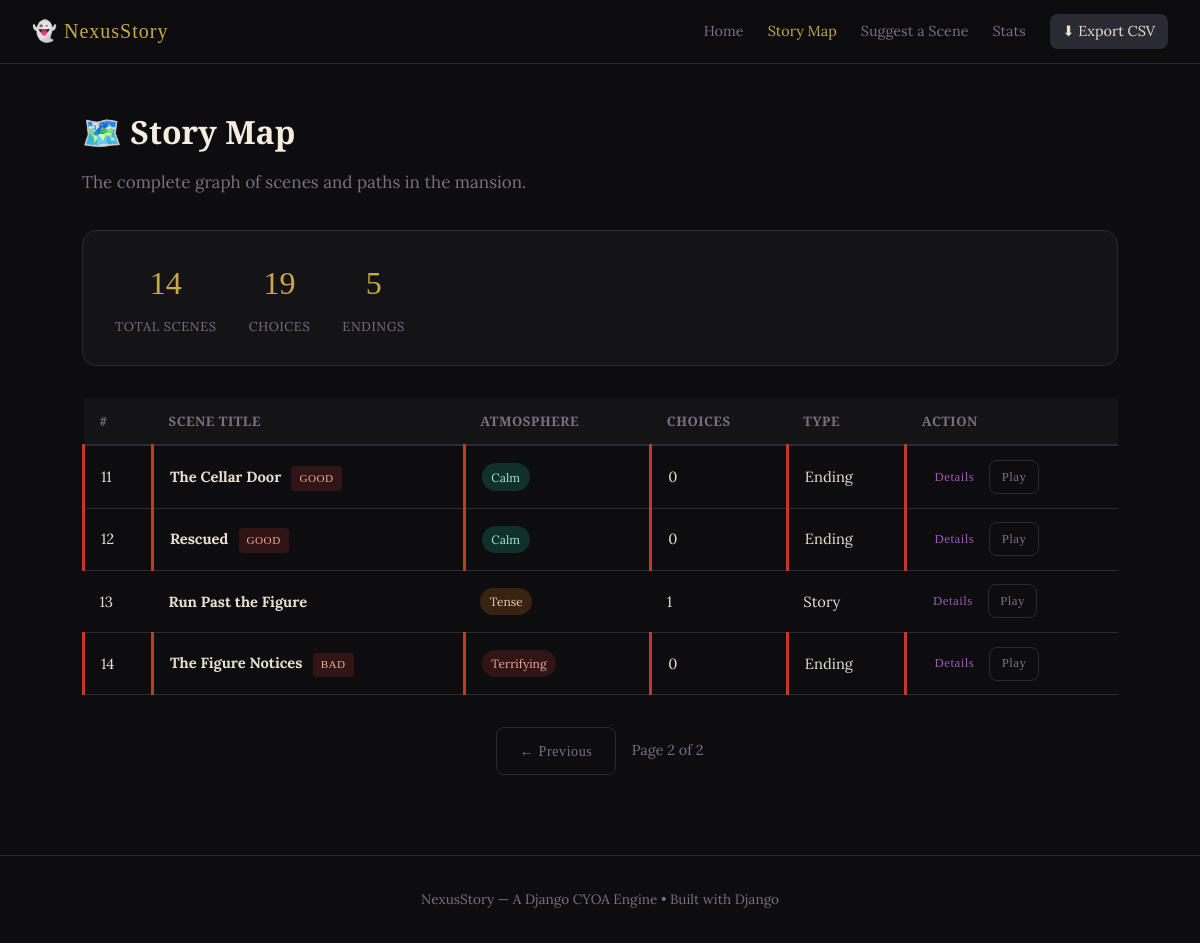
The app's page /map/?page=2 with its own data.
### adventure/models.py (models this page shows, shortened)
class Scene(models.Model):
    title = models.CharField(max_length=200)
    body = models.TextField(help_text="The narrative text shown to the player for this scene.")
    image_url = models.URLField(
        blank=True,
        null=True,
        help_text="Optional URL to an image representing this scene."
    )
    atmosphere = models.CharField(
        max_length=50,
        choices=[
            ('normal', 'Normal'),
            ('tense', 'Tense'),
            ('terrifying', 'Terrifying'),
            ('calm', 'Calm'),
            ('mysterious', 'Mysterious'),
        ],
        default='normal',
        help_text="Controls the visual mood/styling of the scene."
    )
    is_start = models.BooleanField(
        default=False,
        help_text="Mark exactly ONE scene as the starting point of the story."
    )
    is_ending = models.BooleanField(
        default=False,
        help_text="Ending scenes have no choices — the story concludes here."
    )
    ending_type = models.CharField(
        max_length=20,
        choices=[
            ('none', 'Not an ending'),
            ('good', 'Good Ending'),
            ('bad', 'Bad Ending'),
            ('neutral', 'Neutral Ending'),
        ],
        default='none',
        blank=True,
    )
    created_at = models.DateTimeField(auto_now_add=True)
    class Meta:
        ordering = ['id']

### adventure/views.py (the view)
# urls.py: path('map/', views.SceneListView.as_view(), name='scene_list'),
class SceneListView(ListView):
    model = Scene
    template_name = 'adventure/scene_list.html'
    context_object_name = 'scenes'
    paginate_by = 10
    def get_queryset(self):
        return Scene.objects.prefetch_related('choices').all()
    def get_context_data(self, **kwargs):
        context = super().get_context_data(**kwargs)
        context['total_scenes'] = Scene.objects.count()
        context['total_choices'] = Choice.objects.count()
        context['ending_count'] = Scene.objects.filter(is_ending=True).count()
        return context

### adventure/templates/adventure/scene_list.html (shortened to what this page needs)
{% extends 'adventure/base.html' %}
{% block content %}
<div class="page-wrapper">
    <div class="page-header">
        <h1>🗺️ Story Map</h1>
        <p>The complete graph of scenes and paths in the mansion.</p>
    </div>
    <div class="stats-bar">
        <div class="stat-item">
            <span class="stat-number">{{ total_scenes }}</span>
            <span class="stat-label">Total Scenes</span>
        </div>
        <div class="stat-item">
            <span class="stat-number">{{ total_choices }}</span>
            <span class="stat-label">Choices</span>
        </div>
        <div class="stat-item">
            <span class="stat-number">{{ ending_count }}</span>
            <span class="stat-label">Endings</span>
        </div>
    </div>
    <div class="scene-table-wrapper">
        <table class="scene-table">
            <thead>
                <tr>
                    <th>#</th>
                    <th>Scene Title</th>
                    <th>Atmosphere</th>
                    <th>Choices</th>
                    <th>Type</th>
                    <th>Action</th>
                </tr>
            </thead>
            <tbody>
                {% for scene in scenes %}
                <tr class="{% if scene.is_start %}row-start{% elif scene.is_ending %}row-ending{% endif %}">
                    <td>{{ scene.id }}</td>
                    <td>
                        <strong>{{ scene.title }}</strong>
                        {% if scene.is_ending %}<span class="badge badge-ending">{{ scene.ending_type|upper }}</span>{% endif %}
                    </td>
                    <td>
                        <span class="atmosphere-pill pill-{{ scene.atmosphere }}">{{ scene.atmosphere }}</span>
                    </td>
                    <td>{{ scene.choices.count }}</td>
                    <td>
                        {% if scene.is_ending %}Ending{% elif scene.is_start %}Start{% else %}Story{% endif %}
                    </td>
                    <td>
                        <a href="{% url 'scene_detail' scene.pk %}" class="btn btn-small">Details</a>
                        <a href="{% url 'scene' scene.id %}" class="btn btn-small btn-ghost">Play</a>
                    </td>
                </tr>
                {% empty %}
                <tr>
                    <td colspan="6" class="empty-state">No scenes have been created yet.</td>
                </tr>
                {% endfor %}
            </tbody>
        </table>
    </div>
    {% if is_paginated %}
    <div class="pagination">
        {% if page_obj.has_previous %}
            <a href="?page={{ page_obj.previous_page_number }}" class="btn btn-ghost">← Previous</a>
        {% endif %}
        <span class="page-info">Page {{ page_obj.number }} of {{ page_obj.paginator.num_pages }}</span>
    </div>
    {% endif %}
</div>
{% endblock %}

### adventure/static/adventure/css/style.css (style rules this page uses)
:root { --bg-dark: #0d0d0f; --bg-card: #141417; --bg-card-hover: #1a1a1f; --border: #2a2a35; --border-glow: #4a3060; --text-primary: #e8e0d0; --text-muted: #7a7080; --text-heading: #f5ede0; --accent-purple: #9b59b6; --accent-gold: #c9a84c; --accent-red: #c0392b; --accent-green: #27ae60; --accent-teal: #1abc9c; --navbar-h: 64px; --radius: 8px; --radius-lg: 14px; --shadow: 0 4px 24px rgba(0,0,0,0.6); --shadow-glow: 0 0 30px rgba(155,89,182,0.15); --font-heading: 'Cinzel', serif; --font-body: 'Lora', serif; }
*, *::before, *::after { box-sizing: border-box; margin: 0; padding: 0; }
html { scroll-behavior: smooth; }
body { background: var(--bg-dark); color: var(--text-primary); font-family: var(--font-body); font-size: 17px; line-height: 1.75; min-height: 100vh; display: flex; flex-direction: column; }
a { color: var(--accent-purple); text-decoration: none; }
.btn { display: inline-block; padding: 0.65rem 1.4rem; border-radius: var(--radius); font-family: var(--font-heading); font-size: 0.88rem; letter-spacing: 0.04em; cursor: pointer; border: none; transition: all 0.2s; text-decoration: none; }
.btn-ghost { background: transparent; color: var(--text-muted); border: 1px solid var(--border); }
.btn-small { padding: 0.3rem 0.7rem; font-size: 0.8rem; }
.page-wrapper { max-width: 1100px; margin: 0 auto; padding: 2.5rem 2rem 5rem; }
.page-header { margin-bottom: 2rem; }
.page-header h1 { font-family: var(--font-heading); font-size: 2rem; color: var(--text-heading); margin-bottom: 0.5rem; }
.page-header p { color: var(--text-muted); }
.stats-bar { display: flex; gap: 2rem; background: var(--bg-card); border: 1px solid var(--border); border-radius: var(--radius-lg); padding: 1.5rem 2rem; margin-bottom: 2rem; }
.stat-item { text-align: center; }
.stat-number { display: block; font-family: var(--font-heading); font-size: 2rem; color: var(--accent-gold); }
.stat-label { font-size: 0.8rem; color: var(--text-muted); text-transform: uppercase; letter-spacing: 0.05em; }
.scene-table-wrapper { overflow-x: auto; }
.scene-table { width: 100%; border-collapse: collapse; font-size: 0.92rem; }
.scene-table th { text-align: left; padding: 0.75rem 1rem; background: var(--bg-card); border-bottom: 2px solid var(--border); font-family: var(--font-heading); font-size: 0.82rem; color: var(--text-muted); letter-spacing: 0.04em; text-transform: uppercase; }
.scene-table td { padding: 0.85rem 1rem; border-bottom: 1px solid var(--border); vertical-align: middle; }
.row-ending td { border-left: 3px solid var(--accent-red); }
.badge { display: inline-block; font-size: 0.7rem; padding: 0.15rem 0.5rem; border-radius: 4px; font-family: var(--font-heading); letter-spacing: 0.04em; margin-left: 0.4rem; }
.badge-ending { background: rgba(192,57,43,0.2); color: #f1a9a0; }
.atmosphere-pill { display: inline-block; font-size: 0.75rem; padding: 0.2rem 0.6rem; border-radius: 999px; text-transform: capitalize; }
.pill-terrifying { background: rgba(192,57,43,0.2); color: #f1a9a0; }
.pill-tense { background: rgba(230,126,34,0.2); color: #f5cba7; }
.pill-calm { background: rgba(26,188,156,0.2); color: #a8e6db; }
.pagination { display: flex; align-items: center; justify-content: center; gap: 1rem; margin-top: 2rem; }
.page-info { color: var(--text-muted); font-size: 0.9rem; }

### records on screen
Scene: id "11", title "The Cellar Door", ending_type "GOOD", atmosphere "Calm", choices.count "0", is_ending "Ending"
Scene: id "12", title "Rescued", ending_type "GOOD", atmosphere "Calm", choices.count "0", is_ending "Ending"
Scene: id "13", title "Run Past the Figure", atmosphere "Tense", choices.count "1", is_ending "Story"
Scene: id "14", title "The Figure Notices", ending_type "BAD", atmosphere "Terrifying", choices.count "0", is_ending "Ending"

### other values on screen
{{ total_scenes }} "14"
{{ total_choices }} "19"
{{ ending_count }} "5"
{{ page_obj.number }} "2"
{{ page_obj.paginator.num_pages }} "2"
